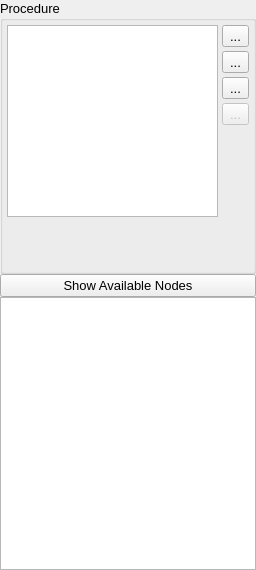
<?xml version="1.0" encoding="UTF-8"?>
<ui version="4.0">
 <class>ProcedureWidget</class>
 <widget class="QWidget" name="ProcedureWidget">
  <property name="geometry">
   <rect>
    <x>0</x>
    <y>0</y>
    <width>256</width>
    <height>570</height>
   </rect>
  </property>
  <property name="font">
   <font>
    <pointsize>10</pointsize>
   </font>
  </property>
  <property name="windowTitle">
   <string>Form</string>
  </property>
  <layout class="QVBoxLayout" name="verticalLayout_3">
   <property name="spacing">
    <number>0</number>
   </property>
   <property name="leftMargin">
    <number>0</number>
   </property>
   <property name="topMargin">
    <number>0</number>
   </property>
   <property name="rightMargin">
    <number>0</number>
   </property>
   <property name="bottomMargin">
    <number>0</number>
   </property>
   <item>
    <widget class="QGroupBox" name="ProcedureGroup">
     <property name="title">
      <string>Procedure</string>
     </property>
     <layout class="QVBoxLayout" name="verticalLayout_2">
      <property name="spacing">
       <number>4</number>
      </property>
      <property name="leftMargin">
       <number>4</number>
      </property>
      <property name="topMargin">
       <number>4</number>
      </property>
      <property name="rightMargin">
       <number>4</number>
      </property>
      <property name="bottomMargin">
       <number>4</number>
      </property>
      <item>
       <layout class="QHBoxLayout" name="horizontalLayout">
        <item>
         <widget class="QTreeView" name="NodesTree">
          <property name="sizePolicy">
           <sizepolicy hsizetype="Expanding" vsizetype="Expanding">
            <horstretch>0</horstretch>
            <verstretch>0</verstretch>
           </sizepolicy>
          </property>
          <property name="contextMenuPolicy">
           <enum>Qt::CustomContextMenu</enum>
          </property>
          <property name="dragEnabled">
           <bool>true</bool>
          </property>
          <property name="dragDropMode">
           <enum>QAbstractItemView::DragDrop</enum>
          </property>
          <property name="defaultDropAction">
           <enum>Qt::MoveAction</enum>
          </property>
         </widget>
        </item>
        <item>
         <layout class="QVBoxLayout" name="verticalLayout">
          <property name="spacing">
           <number>4</number>
          </property>
          <item>
           <widget class="QToolButton" name="ExpandAllButton">
            <property name="toolTip">
             <string>Expand all branches in the procedure</string>
            </property>
            <property name="text">
             <string>...</string>
            </property>
            <property name="icon">
             <iconset resource="main.qrc">
              <normaloff>:/general/icons/expandall.svg</normaloff>:/general/icons/expandall.svg</iconset>
            </property>
           </widget>
          </item>
          <item>
           <widget class="QToolButton" name="CollapseAllButton">
            <property name="toolTip">
             <string>Collapse all branches in the procedure, showing only the root sequence</string>
            </property>
            <property name="text">
             <string>...</string>
            </property>
            <property name="icon">
             <iconset resource="main.qrc">
              <normaloff>:/general/icons/collapseall.svg</normaloff>:/general/icons/collapseall.svg</iconset>
            </property>
           </widget>
          </item>
          <item>
           <widget class="QToolButton" name="ShowContextButton">
            <property name="toolTip">
             <string>Show context information</string>
            </property>
            <property name="text">
             <string>...</string>
            </property>
            <property name="icon">
             <iconset resource="main.qrc">
              <normaloff>:/general/icons/context.svg</normaloff>:/general/icons/context.svg</iconset>
            </property>
            <property name="checkable">
             <bool>true</bool>
            </property>
           </widget>
          </item>
          <item>
           <widget class="QToolButton" name="DeleteNodeButton">
            <property name="enabled">
             <bool>false</bool>
            </property>
            <property name="toolTip">
             <string>Remove node</string>
            </property>
            <property name="text">
             <string>...</string>
            </property>
            <property name="icon">
             <iconset resource="main.qrc">
              <normaloff>:/general/icons/trash.svg</normaloff>:/general/icons/trash.svg</iconset>
            </property>
            <property name="checkable">
             <bool>false</bool>
            </property>
           </widget>
          </item>
          <item>
           <spacer name="verticalSpacer">
            <property name="orientation">
             <enum>Qt::Vertical</enum>
            </property>
            <property name="sizeHint" stdset="0">
             <size>
              <width>20</width>
              <height>40</height>
             </size>
            </property>
           </spacer>
          </item>
         </layout>
        </item>
       </layout>
      </item>
      <item>
       <widget class="QStackedWidget" name="NodeControlsStack">
        <property name="sizePolicy">
         <sizepolicy hsizetype="Expanding" vsizetype="Preferred">
          <horstretch>1</horstretch>
          <verstretch>0</verstretch>
         </sizepolicy>
        </property>
        <property name="currentIndex">
         <number>0</number>
        </property>
        <widget class="QWidget" name="NoNodeSelectedPage">
         <layout class="QHBoxLayout" name="horizontalLayout_4">
          <item>
           <widget class="QLabel" name="NoNodeSelectedLabel">
            <property name="text">
             <string>&lt;No Node Selected&gt;</string>
            </property>
            <property name="alignment">
             <set>Qt::AlignCenter</set>
            </property>
           </widget>
          </item>
         </layout>
        </widget>
       </widget>
      </item>
     </layout>
    </widget>
   </item>
   <item>
    <widget class="QPushButton" name="ShowAvailableNodesButton">
     <property name="toolTip">
      <string>Toggle the visibility of the module palette</string>
     </property>
     <property name="text">
      <string>Show Available Nodes</string>
     </property>
     <property name="icon">
      <iconset resource="main.qrc">
       <normaloff>:/general/icons/palette.svg</normaloff>:/general/icons/palette.svg</iconset>
     </property>
     <property name="iconSize">
      <size>
       <width>18</width>
       <height>18</height>
      </size>
     </property>
     <property name="checkable">
      <bool>false</bool>
     </property>
    </widget>
   </item>
   <item>
    <widget class="QTreeView" name="AvailableNodesTree">
     <property name="sizePolicy">
      <sizepolicy hsizetype="Minimum" vsizetype="Expanding">
       <horstretch>0</horstretch>
       <verstretch>0</verstretch>
      </sizepolicy>
     </property>
     <property name="font">
      <font>
       <pointsize>10</pointsize>
       <weight>75</weight>
       <bold>true</bold>
      </font>
     </property>
     <property name="editTriggers">
      <set>QAbstractItemView::NoEditTriggers</set>
     </property>
     <property name="showDropIndicator" stdset="0">
      <bool>false</bool>
     </property>
     <property name="dragEnabled">
      <bool>true</bool>
     </property>
     <property name="dragDropMode">
      <enum>QAbstractItemView::DragOnly</enum>
     </property>
     <property name="iconSize">
      <size>
       <width>24</width>
       <height>24</height>
      </size>
     </property>
    </widget>
   </item>
  </layout>
 </widget>
 <resources>
  <include location="main.qrc"/>
 </resources>
 <connections/>
</ui>
